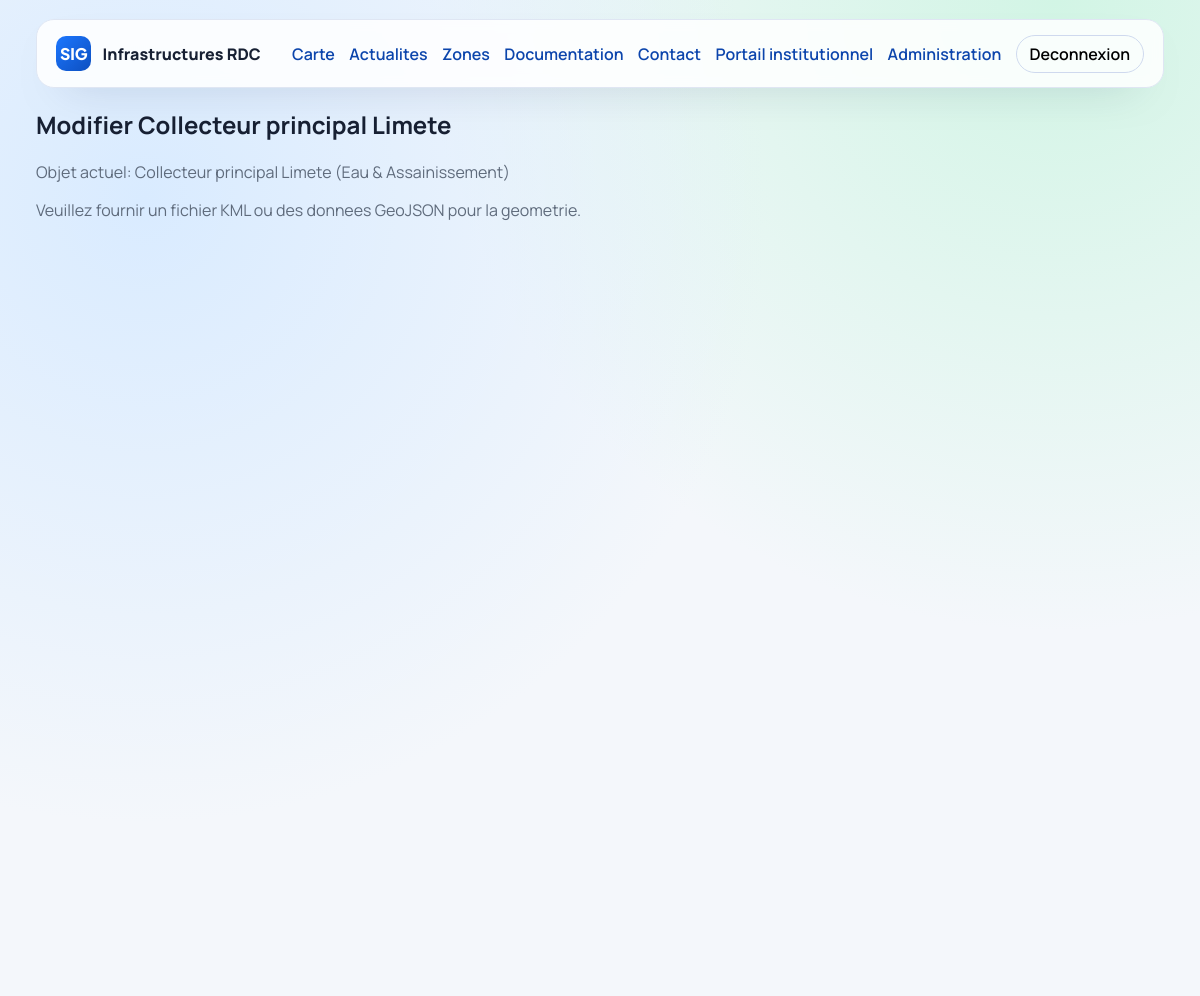
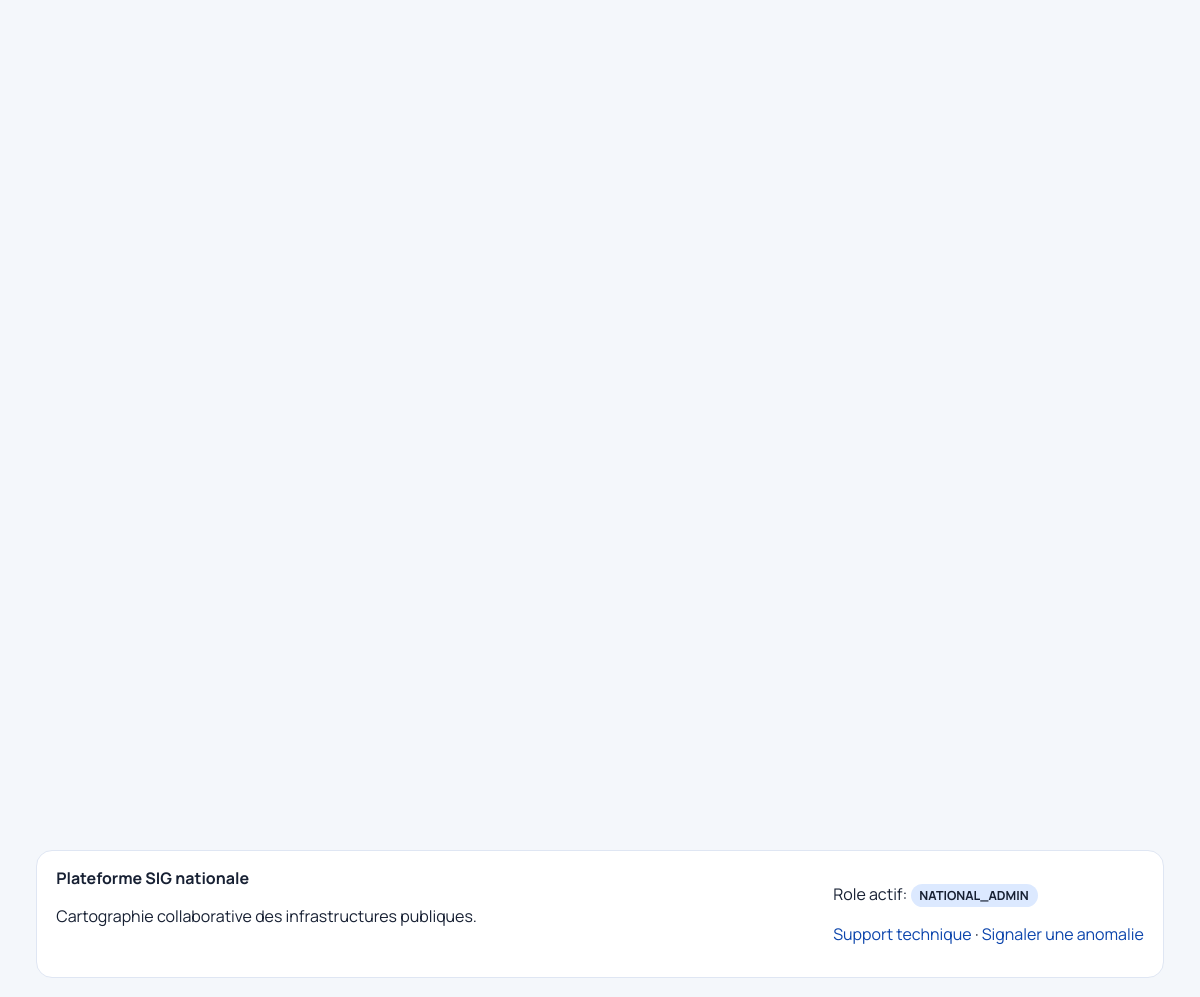
/institution/data/2/edit (signed in), run on the app's committed database (2 pictures, top to bottom).
### portal/models.py (models this page shows, shortened)
class TimeStampedModel(models.Model):
    created_at = models.DateTimeField(auto_now_add=True)
    updated_at = models.DateTimeField(auto_now=True)
    class Meta:
        abstract = True

class InfrastructureFeature(TimeStampedModel):
    class GeometryType(models.TextChoices):
        POINT = "Point", "Point"
        LINE = "LineString", "Line"
        POLYGON = "Polygon", "Polygon"
    class Sensitivity(models.TextChoices):
        PUBLIC = "PUBLIC", "Public"
        RESTRICTED = "RESTRICTED", "Restreint"
    class Status(models.TextChoices):
        ACTIVE = "ACTIVE", "Actif"
        PLANNED = "PLANNED", "Planifie"
        MAINTENANCE = "MAINTENANCE", "Maintenance"
    feature_uid = models.UUIDField(default=uuid.uuid4, editable=False, unique=True)
    name = models.CharField(max_length=180)
    layer = models.ForeignKey(Layer, on_delete=models.CASCADE, related_name="features")
    manager_name = models.CharField(max_length=180, blank=True)
    province = models.ForeignKey(Province, on_delete=models.SET_NULL, null=True, blank=True, related_name="features")
    city = models.ForeignKey(City, on_delete=models.SET_NULL, null=True, blank=True, related_name="features")
    axis = models.ForeignKey(Axis, on_delete=models.SET_NULL, null=True, blank=True, related_name="features")
    geometry_type = models.CharField(max_length=12, choices=GeometryType.choices, default=GeometryType.POINT)
    geometry = models.JSONField(default=dict)
    properties = models.JSONField(default=dict, blank=True)
    sensitivity_level = models.CharField(max_length=12, choices=Sensitivity.choices, default=Sensitivity.PUBLIC)
    status = models.CharField(max_length=15, choices=Status.choices, default=Status.ACTIVE)
    created_by = models.ForeignKey(settings.AUTH_USER_MODEL, null=True, blank=True, on_delete=models.SET_NULL)
    class Meta:
        ordering = ["name"]

class Layer(TimeStampedModel):
    class InfrastructureType(models.TextChoices):
        ELECTRICITY = "ELECTRICITY", "Electricite"
        WATER_SANITATION = "WATER_SANITATION", "Eau et assainissement"
        FIBER_TELECOM = "FIBER_TELECOM", "Fibre et telecom"
        ROADS = "ROADS", "Voirie"
        DRAINAGE = "DRAINAGE", "Caniveaux et drainage"
    key = models.SlugField(max_length=80, unique=True)
    name = models.CharField(max_length=180)
    infrastructure_type = models.CharField(max_length=20, choices=InfrastructureType.choices)
    description = models.TextField(blank=True)
    is_active = models.BooleanField(default=True)
    public_visible = models.BooleanField(default=True)
    style_config = models.JSONField(default=dict, blank=True)
    visible_fields = models.JSONField(default=list, blank=True)
    required_fields = models.JSONField(default=list, blank=True)
    sensitive_fields = models.JSONField(default=list, blank=True)
    class Meta:
        ordering = ["name"]
    def __str__(self):
        return self.name

### portal/views.py (the view, shortened to what this page needs)
# urls.py: path("institution/data/<int:feature_id>/edit", views.institution_data_edit, name="institution_data_edit"),
@role_required(
    UserProfile.Role.INSTITUTION_EDITOR,
    UserProfile.Role.PROVINCIAL_ADMIN,
    UserProfile.Role.NATIONAL_ADMIN,
)
def institution_data_edit(request, feature_id):
    feature = get_object_or_404(_feature_queryset_for_user(request.user), pk=feature_id)
    initial = {
        "layer": feature.layer,
        "action": ChangeRequest.Action.UPDATE,
        "proposed_properties": json.dumps(feature.properties, indent=2),
        "proposed_geometry": json.dumps(feature.geometry, indent=2),
    }
    form = ChangeRequestForm(request.POST or None, request.FILES or None, initial=initial)
    form.fields["layer"].disabled = True
    form.fields["action"].disabled = True
    return render(
        request,
        "portal/institution/change_form.html",
        {"title": f"Modifier {feature.name}", "form": form, "feature": feature},
    )

### portal/context_processors.py (called while the page is built)
def navigation_context(request):
    return {
        "current_role": get_user_role(getattr(request, "user", None)),
    }

### portal/utils.py (called while the page is built)
def get_user_role(user):
    if not user or not user.is_authenticated:
        return UserProfile.Role.PUBLIC_READER
    if user.is_superuser:
        return UserProfile.Role.NATIONAL_ADMIN
    profile = getattr(user, "profile", None)
    if profile:
        return profile.role
    return UserProfile.Role.PUBLIC_READER

def role_required(*allowed_roles):
    def decorator(view_func):
        @wraps(view_func)
        def wrapped(request, *args, **kwargs):
            if not request.user.is_authenticated:
                return redirect("portal:login")
            role = get_user_role(request.user)
            if role not in allowed_roles and not request.user.is_superuser:
                messages.error(request, "Acces refuse pour ce role.")
                return redirect("portal:home")
            return view_func(request, *args, **kwargs)
        return wrapped
    return decorator

### portal/views.py (called while the page is built, shortened)
def _feature_queryset_for_user(user):
    features = InfrastructureFeature.objects.select_related("layer", "province", "city", "axis")
    role = get_user_role(user)
    if role == UserProfile.Role.PUBLIC_READER:
        return features.filter(layer__public_visible=True, sensitivity_level=InfrastructureFeature.Sensitivity.PUBLIC)
    profile = getattr(user, "profile", None)
    if not profile or profile.scope == UserProfile.Scope.NATIONAL:
        return features

### portal/templates/portal/institution/change_form.html (shortened to what this page needs)
{% extends 'portal/base.html' %}
{% block content %}
<section class="narrow-page">
  <h1>{{ title }}</h1>
  {% if feature %}
    <p class="muted">Objet actuel: {{ feature.name }} ({{ feature.layer.name }})</p>
  {% endif %}
  <p class="muted">Veuillez fournir un fichier KML ou des donnees GeoJSON pour la geometrie.</p>
</section>
{% endblock %}

### portal/static/portal/css/site.css (style rules this page uses)
:root { --bg: #f4f7fb; --panel: #ffffff; --ink: #172033; --muted: #5f6b7c; --primary: #1464f4; --primary-strong: #0c45ac; --success: #1f9f5a; --danger: #cf4343; --border: #dfe6f3; --shadow: 0 18px 45px -30px rgba(7, 32, 76, 0.5); }
* { box-sizing: border-box; }
body { margin: 0; font-family: 'Manrope', sans-serif; color: var(--ink); background: radial-gradient(circle at 12% 10%, #d9ebff 0, transparent 30%), radial-gradient(circle at 88% 0%, #d2f5e5 0, transparent 28%), var(--bg); }
.narrow-page { width: min(920px, 100%); }
.muted { color: var(--muted); }

### data on the page
InfrastructureFeature: name "Collecteur principal Limete", layer.name "Eau & Assainissement"

### other printed values
{{ title }} "Modifier Collecteur principal Limete"
{{ current_role }} "NATIONAL_ADMIN"
